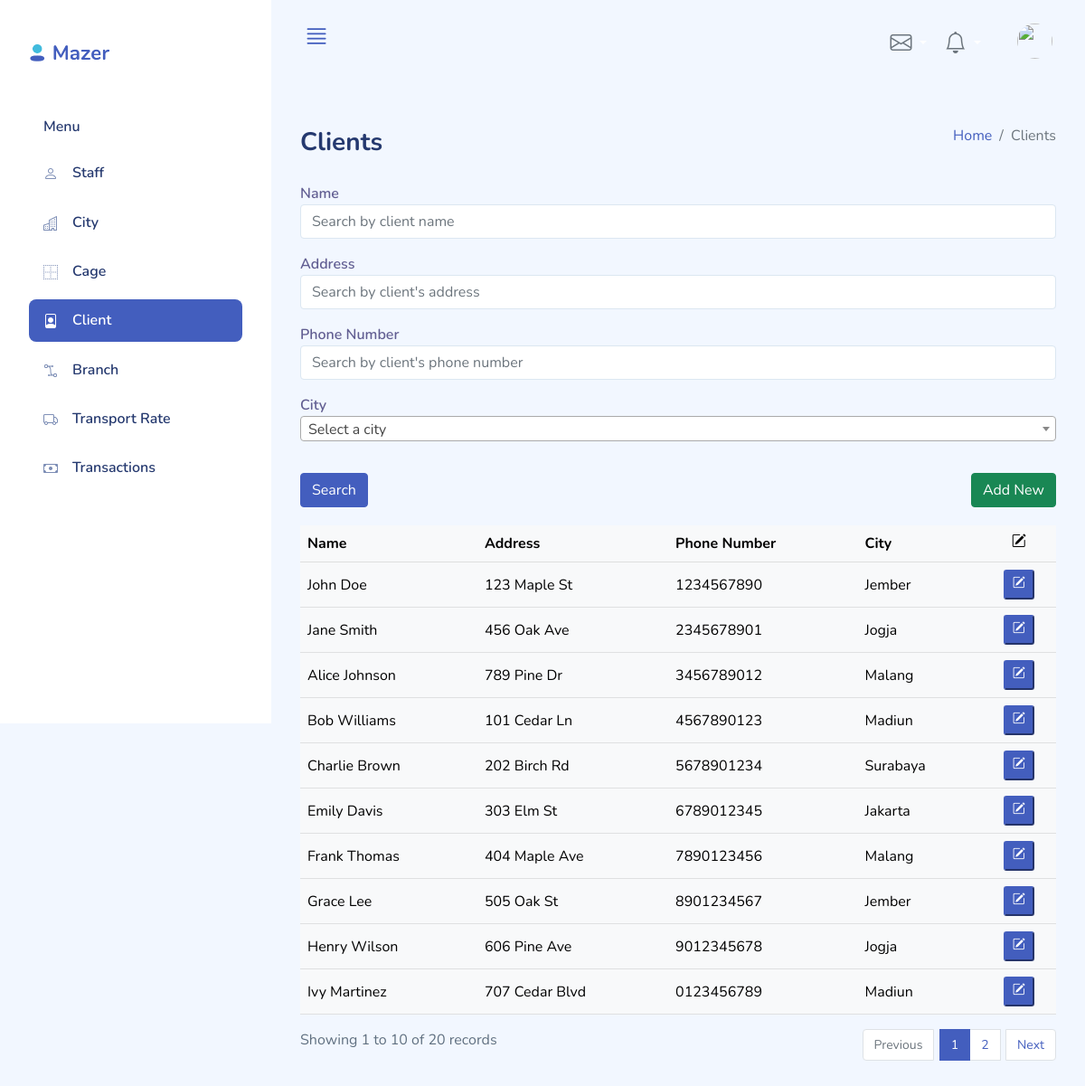
Page /index.php?page=clients_list (signed in) on the committed database.
### tables this page shows
CREATE TABLE `client` (
  `Id` int(11) NOT NULL,
  `Name` varchar(45) NOT NULL,
  `Address` varchar(200) NOT NULL,
  `PhoneNumber` varchar(20) NOT NULL,
  `CityId` smallint(5) unsigned NOT NULL,
  `LastUpdateTime` timestamp NOT NULL DEFAULT current_timestamp(),
  `LastModifier` varchar(50) DEFAULT NULL,
  PRIMARY KEY (`Id`),
  KEY `fk_Client_City1_idx` (`CityId`),
  KEY `fk_Client_Staff1_idx` (`LastModifier`),
  CONSTRAINT `fk_Client_City1` FOREIGN KEY (`CityId`) REFERENCES `city` (`Id`) ON DELETE NO ACTION ON UPDATE NO ACTION,
  CONSTRAINT `fk_Client_Staff1` FOREIGN KEY (`LastModifier`) REFERENCES `staff` (`Id`) ON DELETE NO ACTION ON UPDATE NO ACTION
);

CREATE TABLE `city` (
  `Id` smallint(5) unsigned NOT NULL AUTO_INCREMENT,
  `Name` varchar(45) NOT NULL,
  `Province` varchar(255) NOT NULL,
  `LastUpdateTime` timestamp NOT NULL DEFAULT current_timestamp(),
  `LastModifier` varchar(50) DEFAULT NULL,
  PRIMARY KEY (`Id`),
  KEY `fk_City_Staff1_idx` (`LastModifier`),
  CONSTRAINT `fk_City_Staff1` FOREIGN KEY (`LastModifier`) REFERENCES `staff` (`Id`) ON DELETE NO ACTION ON UPDATE NO ACTION
);

### functions/sanitizers.php (called while the page is built, shortened)
<?php
    function sanitize($dbCon, $input, $type="string"){
        $input = mysqli_real_escape_string($dbCon, $input);
        switch($type){
            case "int":
                $sanitizedValue = $input;
                break;
        }
        return array($sanitizedValue, $input);
    }
?>

### config.php (called while the page is built, shortened)
<?php
$maxRows = 10;
?>

### classes/client.php (called while the page is built, shortened)
<?php
if (file_exists('./config.php')){
    require_once('./config.php');
}
class Client{
    private $dbCon;
    public function __construct($dbConnection){
        $this->dbCon = $dbConnection;
    }
    public function get_inner_join_data($column="*", $constraints="1",$limit=10){
        $q = "SELECT $column FROM client c INNER JOIN city ci ON c.CityId = ci.Id WHERE $constraints LIMIT $limit";
        $resultSet = $this->dbCon->query($q);
        return $resultSet;
    }
}
?>

### pages/clients_list.php (the view, shortened to what this page needs)
<?php
require_once('./classes/client.php');
$client = new Client($dbCon);
        ?>
        <?php
$pageNum = (isset($_GET["pageNum"]) && is_numeric($_GET["pageNum"])) ? $_GET["pageNum"] : 1;
list($pageNum, $validation_status) = sanitize($dbCon, $pageNum, "int");
?>
<div class="d-sm-flex align-items-center justify-content-between mb-4">
    <h1 class="h3 mb-0 text-gray-800">Clients</h1>
    <ol class="breadcrumb">
        <li class="breadcrumb-item"><a href="./">Home</a></li>
        <li class="breadcrumb-item active" aria_current="page">Clients</li>
    </ol>
</div>
<div class="row" style="padding-bottom:20px;">
    <div class="col-lg-12">
        <form method="GET" action="index.php">
            <div class="form-group mb-3">
                <label for="Name">Name</label>
                <input class="form-control mb-3" type="text" placeholder="Search by client name" id="Name" name="Name" <?php if(!empty($_GET["Name"])) echo(" value='".$_GET["Name"])."'" ?>>
            </div>
            <div class="form-group mb-3">
                <label for="Address">Address</label>
                <input class="form-control mb-3" type="text" placeholder="Search by client's address" id="Address" name="Address" <?php if(!empty($_GET["Address"])) echo(" value='".$_GET["Address"])."'" ?>>
            </div>
            <div class="form-group mb-3">
                <label for="PhoneNumber">Phone Number</label>
                <input class="form-control mb-3" type="text" placeholder="Search by client's phone number" id="PhoneNumber" name="PhoneNumber" <?php if(!empty($_GET["PhoneNumber"])) echo(" value='".$_GET["PhoneNumber"])."'" ?>>
            </div>
            <div class="form-group">
                <label for="CityId">City</label>
            </div>
            <br>
            <div class="row">
                <div class="col-sm-6">
                    <button type="submit" class="btn btn-primary">Search</button>
                </div>
                <div class="col-sm-6" style="text-align:right;">
                    <a href="index.php?page=client_detail&mode=insert"><button type="button" class="btn btn-success">Add New</button>
                    </a>
                </div>
            </div>
        </form>
    </div>
</div>
<div class="table-responsive">
    <table class="table table-light align-items-center table-flush table-hover">
        <thead class="thread-light">
            <tr>
                <th>Name</th>
                <th>Address</th>
                <th>Phone Number</th>
                <th>City</th>
                <th style="text-align: center;"><i class="bi bi-pencil-square"></i></th>
            </tr>
        </thead>
        <tbody>
            <?php
                $constraint="1";
                $pageStart = ($pageNum-1) * $maxRows;
                $columns = "c.Id as Id, c.Name as Name, c.Address as Address, c.PhoneNumber as PhoneNumber, ci.Name as CityName";
                $limit= "$pageStart, $maxRows";
                $resultSet = $client->get_inner_join_data($columns, $constraint, $limit);
                if ($resultSet){
                    while($row = $resultSet->fetch_array()){
                        echo("
                        <tr>
                        <td>".$row["Name"]."</td>
                        <td>".$row["Address"]."</td>
                        <td>".$row["PhoneNumber"]."</td>
                        <td>".$row["CityName"]."</td>
                        <td style='text-align: center;'><a href='index.php?page=client_detail&mode=update&id=".$row["Id"]."'><button class='btn-sm btn-primary'><i class='bi bi-pencil-square'></i></button></a></td>
                        </tr>
                        ");
                    }
                }
            ?>
        </tbody>
    </table>
</div>
<?php
    $columns = "count(*) as totalRows";
    $resCount=$client->get_inner_join_data($columns, $constraint);
    $rCount=$resCount->fetch_array();
    $totalRows = $rCount["totalRows"];
    $totalPages = ceil($totalRows/$maxRows);
?>
<div class="row">
    <div class="col-sm-4">
        <?php
            $pageEnd = min($totalRows,$pageStart + $maxRows);
            echo("Showing ".min($pageStart + 1, $pageEnd)." to ".$pageEnd." of ".$totalRows." records");
        ?>
    </div>
    <div class="col-sm-8">
        <nav>
            <ul class="pagination justify-content-end">
                <li class="page-item <?php if($pageNum<=1){ echo 'disabled';}?>">
                    <a class="page-link" href="<?php if($pageNum<=1){ echo '#';} else { echo "?page=clients_list&pageNum=" . ($pageNum-1);} ?>">Previous</a>
                </li>
                <?php for ($i=1; $i<=$totalPages;$i++){?>
                    <li class="page-item <?php if ($pageNum==$i) {echo 'active';}?>">
                        <a class="page-link" href="?page=clients_list&pageNum=<?php echo($i);?>"><?php echo($i);?></a>
                    </li>
                <?php }?>
                    <li class="page-item <?php if($pageNum>=$totalPages){ echo 'disabled';}?>">
                    <a class="page-link" href="<?php if($pageNum>=$totalPages){ echo '#';} else { echo "?page=clients_list&pageNum=" . ($pageNum + 1);}?>">Next</a>
                </li>
            </ul>
        </nav>
    </div>
</div>

### assets/css/app.css (style rules this page uses)
.btn.btn-danger,.btn.btn-info,.btn.btn-primary,.btn.btn-secondary,.btn.btn-success,.btn.btn-warning { color:#fff }
.form-group { margin-bottom:.7rem }
.form-group label { color:rgba(35,28,99,.7);font-weight:600 }
.page-item .page-link { font-size:.875rem }
.page-item:first-child { margin-right:.4rem }
.page-item:last-child { margin-left:.4rem }
.dataTable-table td,.dataTable-table thead th,.table td,.table thead th { vertical-align:middle }
.dataTable-table:not(.table-borderless) thead th,.table:not(.table-borderless) thead th { border-bottom:1px solid #dedede!important }
.bi { width:1rem;height:1rem }
a { text-decoration:none }

### rows in the picture
client: Name "John Doe", Address "123 Maple St", PhoneNumber "1234567890", CityId.Name "Jember"
client: Name "Jane Smith", Address "456 Oak Ave", PhoneNumber "2345678901", CityId.Name "Jogja"
client: Name "Alice Johnson", Address "789 Pine Dr", PhoneNumber "3456789012", CityId.Name "Malang"
client: Name "Bob Williams", Address "101 Cedar Ln", PhoneNumber "4567890123", CityId.Name "Madiun"
client: Name "Charlie Brown", Address "202 Birch Rd", PhoneNumber "5678901234", CityId.Name "Surabaya"
client: Name "Emily Davis", Address "303 Elm St", PhoneNumber "6789012345", CityId.Name "Jakarta"
client: Name "Frank Thomas", Address "404 Maple Ave", PhoneNumber "7890123456", CityId.Name "Malang"
client: Name "Grace Lee", Address "505 Oak St", PhoneNumber "8901234567", CityId.Name "Jember"
client: Name "Henry Wilson", Address "606 Pine Ave", PhoneNumber "9012345678", CityId.Name "Jogja"
client: Name "Ivy Martinez", Address "707 Cedar Blvd", PhoneNumber "0123456789", CityId.Name "Madiun"

### other values in the picture
min($pageStart + 1, $pageEnd) "1"
$pageEnd "10"
$totalRows "20"
